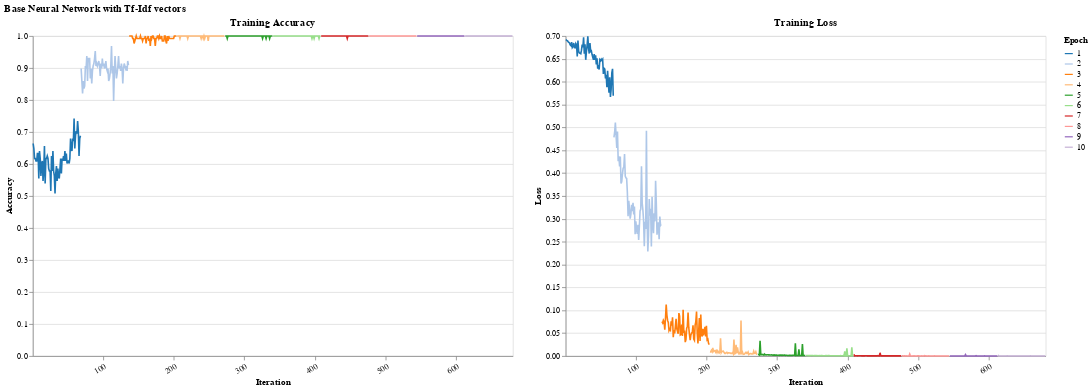

This figure's notebook cell:
### Markdown cell above
### Word feature

### Code cell
print("Prepare data...")
train_nn_words = encode_data(train_raw, words_encoder)
test_nn_words = encode_data(test_raw, words_encoder)

print("Train model")

if not models_dir.exists():
    models_dir.mkdir(parents=True, exist_ok=True)

train_config = TrainConfig(
    num_epochs      = 10,
    early_stop      = False,
    violation_limit = 5,
    
)

dataloader = DataLoader(train_nn_words, batch_size=128, shuffle=True)

USE_CACHE = False

model_nn_words = NeuralNetwork(
    input_size=len(words_encoder.vocabulary_),
    hidden_size=128,
    device='cuda'
)

if (models_dir / 'model_nn_words.pt').exists() and USE_CACHE:
    model_nn_words = load_model(model_nn_words, models_dir, 'model_nn_words')
else:
    model_nn_words.fit(dataloader, train_config, disable_progress_bar=False)
    save_model(model_nn_words, models_dir, "model_nn_words")


# Evaluate
with torch.no_grad():
    X_test_nn = torch.stack([test[0] for test in test_nn_words]).cpu()
    y_test_nn = torch.stack([test[1] for test in test_nn_words]).cpu()
    y_pred_nn_words = model_nn_words.predict(X_test_nn)
    logits_nn_words = model_nn_words.forward(X_test_nn)

result_nn_words = evaluate(y_test_nn.cpu(), y_pred_nn_words.cpu(), logits_nn_words.cpu())

# Plot training accuracy and loss side-by-side
plot_results(model_nn_words, train_config, dataloader)

model_nn_words.to('cpu')
torch.cuda.empty_cache()

### Figure 1 — Vega-Lite specification as saved in the notebook (floating-point values rounded to 4 significant figures; data arrays with more than 128 entries replaced by an {"elided": "..."} marker saying what was removed)
{"config": {"view": {"continuousWidth": 300, "continuousHeight": 300}}, "hconcat": [{"mark": {"type": "line"}, "encoding": {"color": {"field": "epoch", "scale": {"scheme": "category20"}, "title": "Epoch", "type": "nominal"}, "x": {"axis": {"labelAngle": -30, "title": "Iteration", "values": [0, 100, 200, 300, 400, 500, 600]}, "field": "iteration", "type": "nominal"}, "y": {"axis": {"title": "Accuracy"}, "field": "training_acc", "type": "quantitative"}}, "height": 400, "title": "Training Accuracy", "width": 600}, {"mark": {"type": "line"}, "encoding": {"color": {"field": "epoch", "scale": {"scheme": "category20"}, "title": "Epoch", "type": "nominal"}, "x": {"axis": {"labelAngle": -30, "title": "Iteration", "values": [0, 100, 200, 300, 400, 500, 600]}, "field": "iteration", "type": "nominal"}, "y": {"axis": {"title": "Loss"}, "field": "training_loss", "type": "quantitative"}}, "height": 400, "title": "Training Loss", "width": 600}], "data": {"name": "data-92d78b1270d96b40ad16fd6f05b52c31"}, "title": "Base Neural Network with Tf-Idf vectors", "$schema": "https://vega.github.io/schema/vega-lite/v5.17.0.json", "datasets": {"data-92d78b1270d96b40ad16fd6f05b52c31": {"elided": "680 records"}}}
